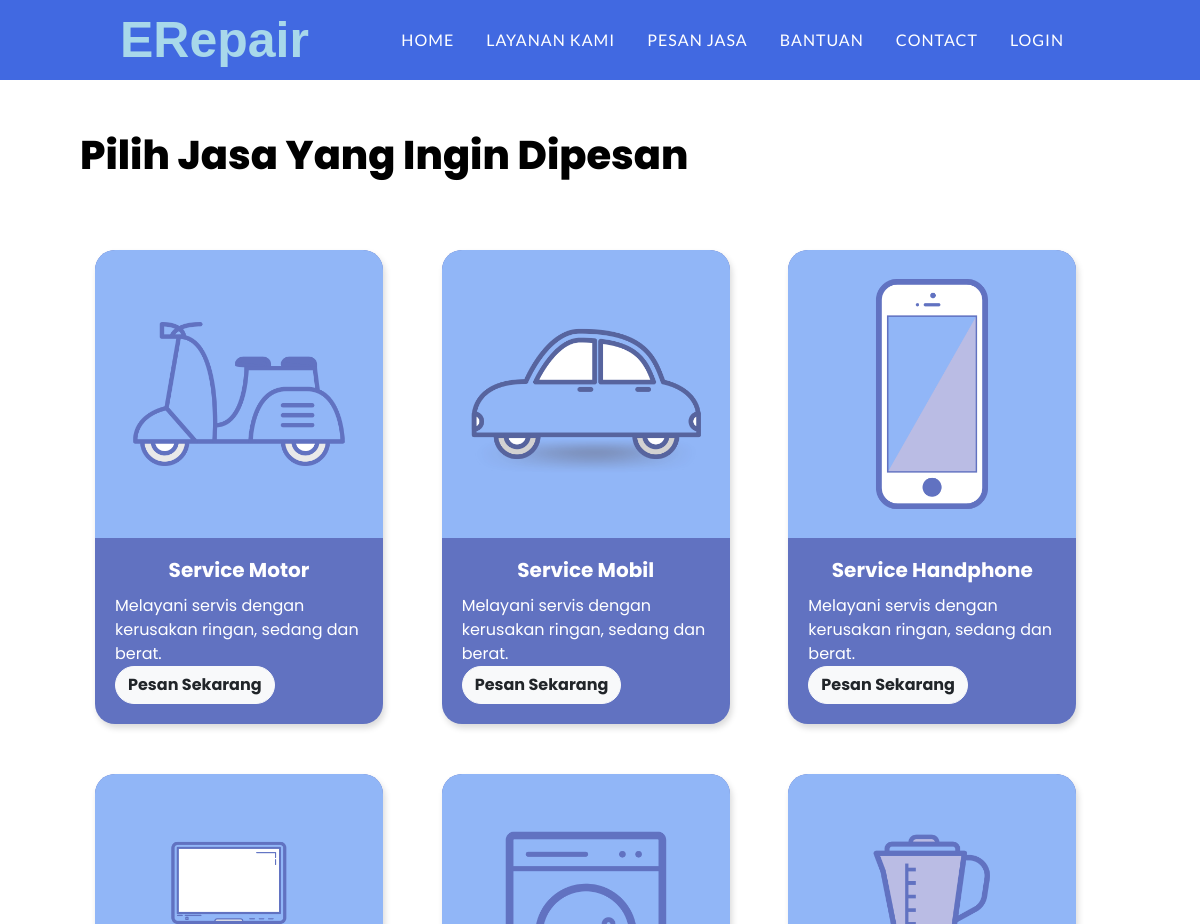
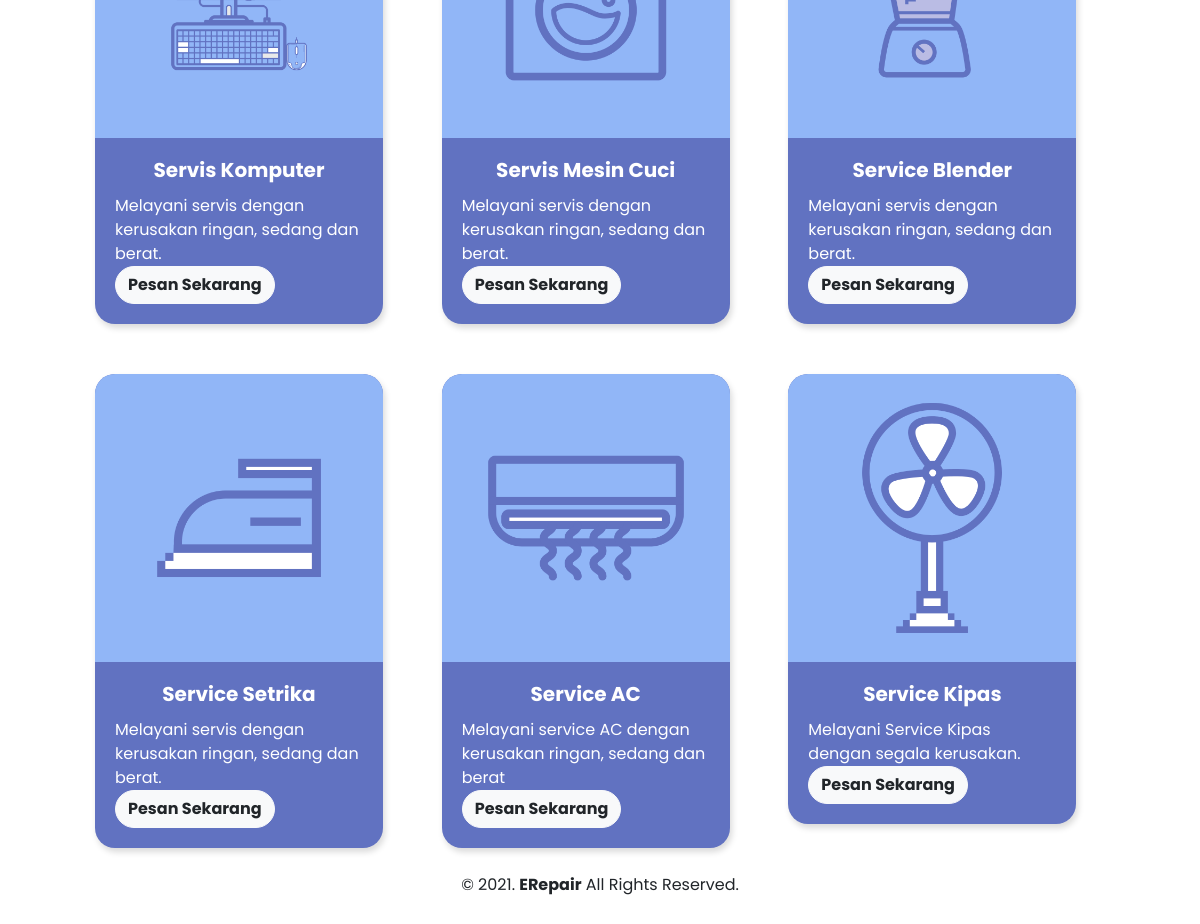
The app's page /jasa.php with its own data (2 pictures, top to bottom).
### tables this page shows
CREATE TABLE `produk` (
  `id_produk` int(11) NOT NULL,
  `nama_produk` varchar(100) NOT NULL,
  `kategori_produk` varchar(100) NOT NULL,
  `bt_produk` int(11) NOT NULL,
  `foto_produk` varchar(100) NOT NULL,
  `deskripsi_produk` text NOT NULL
);

### jasa.php (the view, shortened to what this page needs)
<!doctype html>
<html lang="en">
  <head>
    <link rel="stylesheet" href="https://maxcdn.bootstrapcdn.com/bootstrap/4.0.0/css/bootstrap.min.css">
    <link rel="stylesheet" href="css/jasa.css">
  </head>
  <body>
  <?php include 'menu.php'; ?>
    <div class="container">
      <h2>Pilih Jasa Yang Ingin Dipesan</h2>
        <div class="row" style="margin:auto;">
          <?php $ambil=$koneksi->query("SELECT * FROM produk");?>
          <?php while($perproduk=$ambil->fetch_assoc()){;?>
            <div class="col md-3 item">
                  <div class="card" style="width: 18rem; margin-top:50px;">
                    <img class="card-img-top" src="img/fotoproduk/<?php echo $perproduk['foto_produk'];?>" alt="Card image cap">
                    <div class="card-body">
                      <h5 class="card-title text-center"><?php echo $perproduk['nama_produk'];?></h5>
                      <p class="card-text"><?php echo $perproduk['deskripsi_produk'];?></p>
                      <a href="checkout.php?id=<?php echo $perproduk['id_produk'];?>" class="btn btn-light center">Pesan Sekarang</a>
                    </div>
                  </div>
            </div>
          <?php } ?>
        </div>
        <div id="copyright">
          <div class="wrapper">
            &copy; 2021. <b>ERepair</b> All Rights Reserved.
          </div>
        </div>
    </div>
  </body>
</html>

### menu.php (shortened to what this page needs)
<!DOCTYPE html>
<html lang="en">
<head>
    <link rel="stylesheet" href="css/style.css">
</head>
<body>
    <nav>
        <div class="wrapper">
            <div class="logo"><a href="">ERepair</a></div>
            <div class="menu">
                <ul>
                    <li><a href="index.php#home">HOME</a></li>
                    <li><a href="index.php#jenisjasa">Layanan Kami</a></li>
                    <li><a href="jasa.php">Pesan Jasa</a></li>
                    <li><a href="index.php#bantuan">Bantuan</a></li>
                    <li><a href="index.php#contact">Contact</a></li>
                    <?php if(isset($_SESSION["login"])):?>
                        <li><a>Akun</a>
                            <ul class="dropdown">
                            <li><a href="riwayatpemesanan.php">Pemesanan</a>
                            <li><a href="logout.php">Logout</a>
                            </ul>
                        </li>
                    <?php else: ?>
                    <li><a href="login.php">Login</a></li>
                    <?php endif ?>
                </ul>
            </div>
        </div>
    </nav>

### css/jasa.css (style rules this page uses)
.container { position: relative; margin: auto; padding: 50px; }
.card { border-radius: 20px; background-color: #6172C1; border-style: none; box-shadow: 2px 4px 6px rgba(0,0,0,0.15); }
.row { margin: auto; }
.col { border-radius: 90px; }
.card-img-top { background-color: #91B6F7; border-color: #91B6F7; border-width: 20px; border-radius: 20px 20px 0px 0px; margin: auto; }
.card-title { color: white; font-weight: bold; }
.card-text { color: white; }
.btn { border-radius: 100px; font-weight: bold; }

### css/style.css (style rules this page uses)
* { text-decoration: none; margin: 0px; padding: 0px; }
body { margin: 0px; padding: 0px; font-family: 'Poppins', 'sans-serif'; overflow-x: hidden; }
.wrapper { width: 80%; margin: auto; position: relative; }
.logo a { font-size: 50px; font-weight: 800; float: left; font-family: Verdana, Geneva, Tahoma, sans-serif; color:#a8d8ea; }
.menu { float: right; font-family: 'Lato', 'sans-serif'; text-transform: uppercase; letter-spacing: 1px; }
nav { width: 100%; margin: auto; display: flex; line-height: 80px; position: sticky; position: -webkit-sticky; top: 0; background: royalblue; z-index: 1; }
nav ul { list-style-type: none; margin: 0; padding: 0; overflow: hidden; }
nav ul li { float: left; }
nav ul li a { color: white; font-weight: 400; text-align: center; padding: 0px 16px 0px 16px; text-decoration: white; }
h2 { font-weight: 800; font-size: 40px; margin-bottom: 20px; color: black; width: 100%; line-height: 50px; }
p { margin: 10px 0px 10px 0px; padding: 10px 0px 10px 0px; }
p { margin: 0; padding: 0; }
#copyright { text-align: center; padding: 25px 0px 25px 0px; margin-top: 0px; }

### records on screen
produk: foto_produk (picture), nama_produk "Service Motor", deskripsi_produk "Melayani servis dengan kerusakan ringan, sedang dan berat."
produk: foto_produk (picture), nama_produk "Service Mobil", deskripsi_produk "Melayani servis dengan kerusakan ringan, sedang dan berat."
produk: foto_produk (picture), nama_produk "Service Handphone", deskripsi_produk "Melayani servis dengan kerusakan ringan, sedang dan berat."
produk: foto_produk (picture), nama_produk "Servis Komputer", deskripsi_produk "Melayani servis dengan kerusakan ringan, sedang dan berat."
produk: foto_produk (picture), nama_produk "Servis Mesin Cuci", deskripsi_produk "Melayani servis dengan kerusakan ringan, sedang dan berat."
produk: foto_produk (picture), nama_produk "Service Blender", deskripsi_produk "Melayani servis dengan kerusakan ringan, sedang dan berat."
produk: foto_produk (picture), nama_produk "Service Setrika", deskripsi_produk "Melayani servis dengan kerusakan ringan, sedang dan berat."
produk: foto_produk (picture), nama_produk "Service AC", deskripsi_produk "Melayani service AC dengan kerusakan ringan, sedang dan berat"
produk: foto_produk (picture), nama_produk "Service Kipas", deskripsi_produk "Melayani Service Kipas dengan segala kerusakan."
